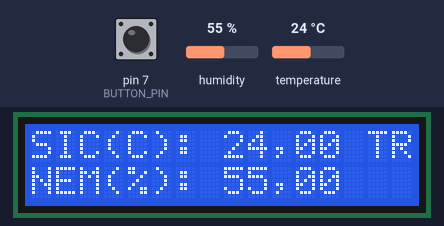
The sketch below on a simulated Arduino Uno, built with avr-gcc and run on an emulated ATmega328P. On the bench: 16×2 character LCD. The inputs (shaded band) are chosen by the test bench; at power-on: humidity 55 %, temperature 24 °C, pin 7 (BUTTON_PIN) HIGH.

Above: at 1.2 s.
1.3 s: humidity set to 22 %
At 2.62 s:
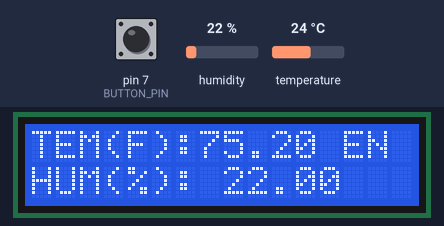
7.3 s: temperature set to 19 °C
At 8.37 s:
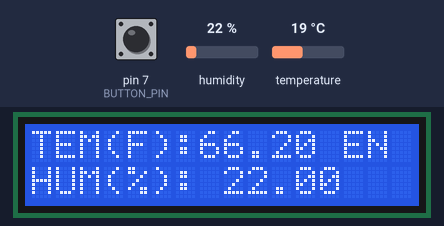
13.3 s: pin 7 (BUTTON_PIN) pulled LOW for 1 s
14.9 s: humidity set to 88 %
At 16.47 s:
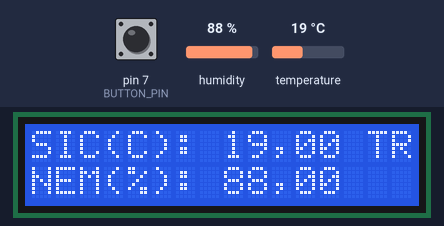
20.9 s: pin 7 (BUTTON_PIN) pulled LOW for 3.2 s
24.7 s: temperature set to 12 °C
At 26.61 s:
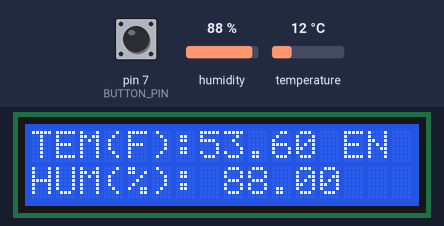

The sketch:

DHT11.ino
```cpp
#include <DHT.h>
#include <LiquidCrystal.h>
LiquidCrystal lcd(12,11,5,4,3,2);
#define DHTPIN 9
#define DHTTYPE DHT11
DHT dht(DHTPIN,DHTTYPE);

const char BUTTON_PIN=7;
bool pressed = false;
bool prev_state = false;
bool state=false;
int counter=0;
void setup() {
  // put your setup code here, to run once:
  Serial.begin(9600);
  lcd.begin(16,2);
  lcd.clear();
  pinMode(BUTTON_PIN,INPUT_PULLUP);
  dht.begin();
}

void loop() {
  // put your main code here, to run repeatedly:

  float h = dht.readHumidity();
  float t = dht.readTemperature();
  float f = dht.readTemperature(true);

  String formattedtempF = String(f, 2);
  String formattedtempC = String(t, 2);
  String formattedhumidity = String(h, 2);
  bool currentstate = digitalRead(BUTTON_PIN);
  if(prev_state != currentstate)
if(state!=currentstate){
  if(currentstate == HIGH){
    if(counter%2==0){
       lcd.clear();
       lcd.setCursor(0,0);
    lcd.print("TEM(F):");
    lcd.print(formattedtempF);
    lcd.print(" EN");
    lcd.setCursor(0,1);
    lcd.print("HUM(%): ");
    lcd.print(formattedhumidity);
      }
    else{
        lcd.clear();
        lcd.setCursor(0,0);
        lcd.print("SIC(C): ");
        formattedtempC.replace('.',',');
      lcd.print(formattedtempC);
    lcd.print(" TR");
    lcd.setCursor(0,1);
    lcd.print("NEM(%): ");
    formattedhumidity.replace('.',',');
    lcd.print(formattedhumidity);
    }
        counter++;

  }
}

}
```
